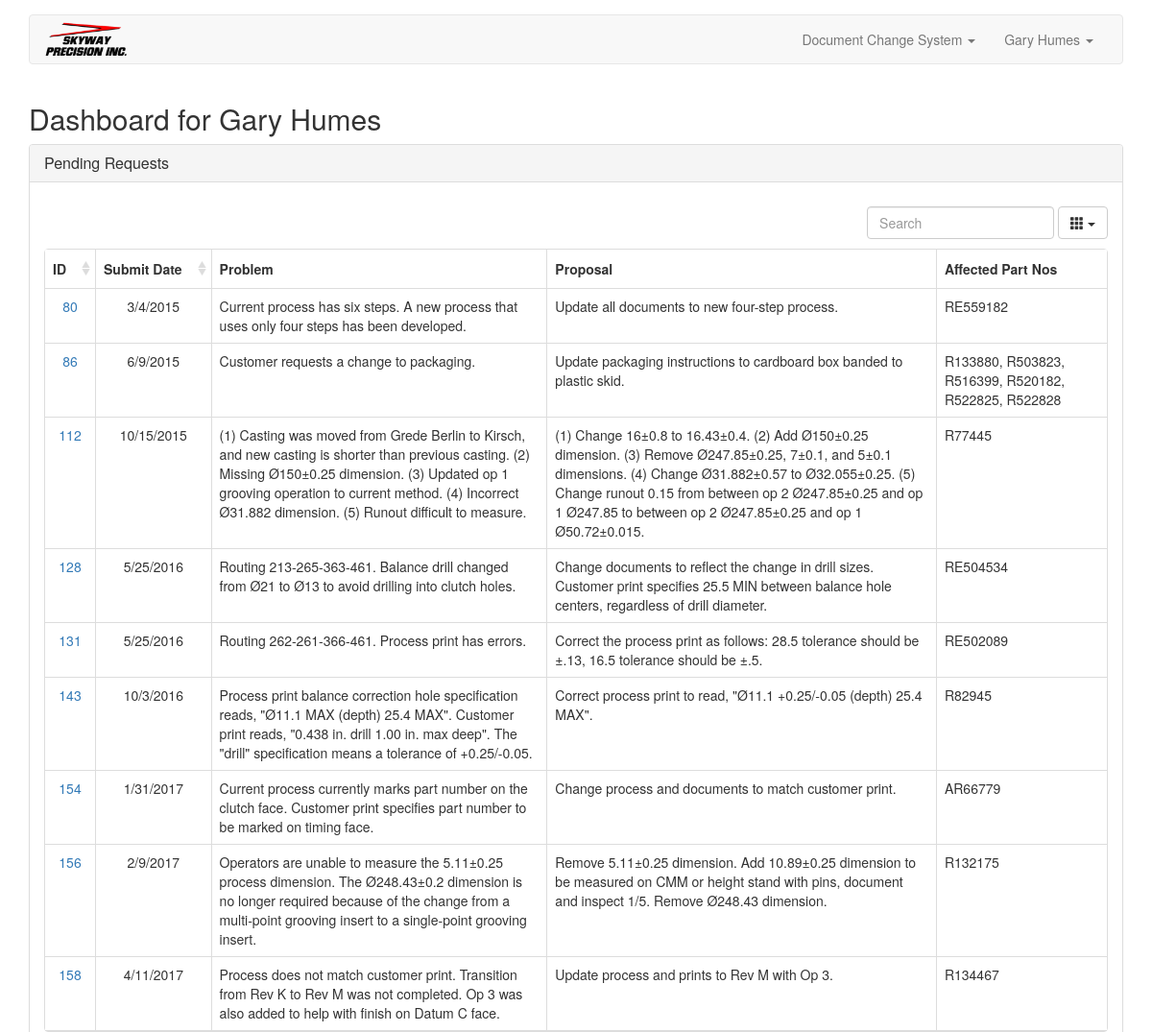
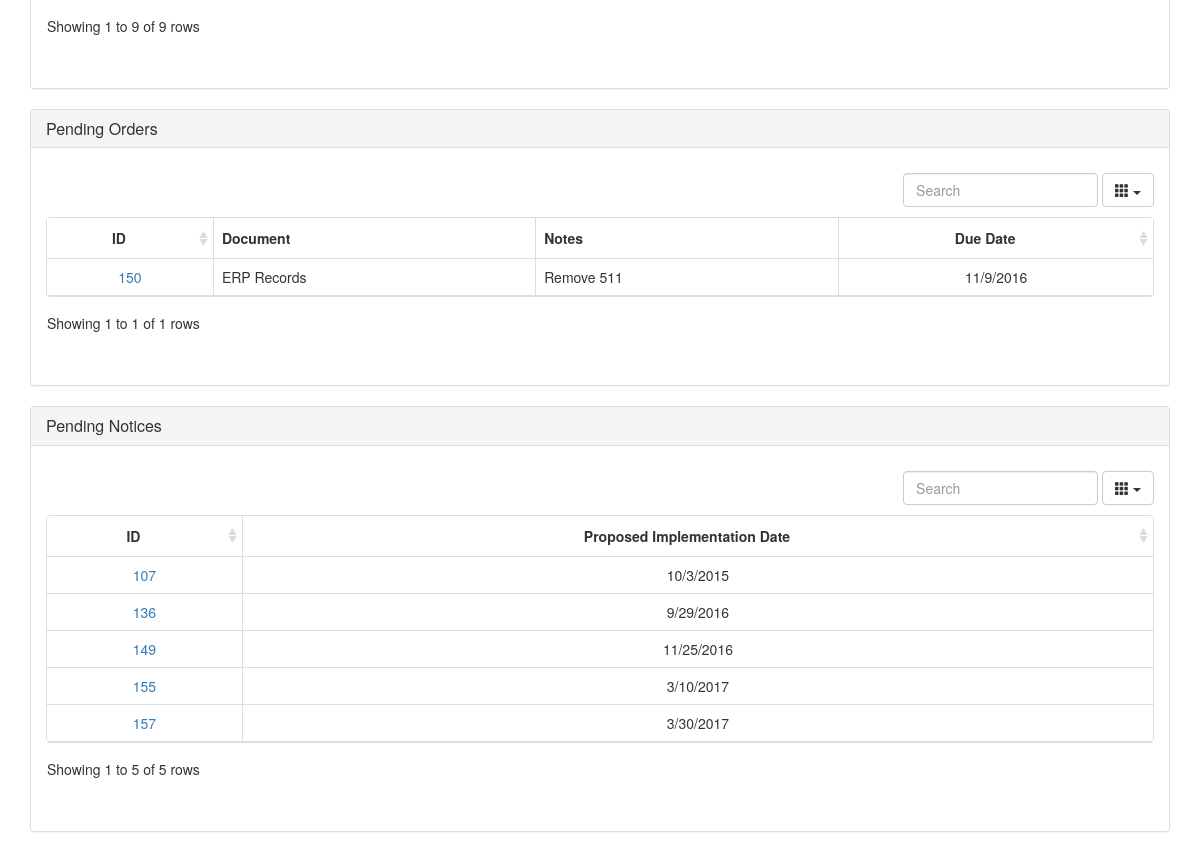
The page /dashboard/ (signed in) on the database its author committed (2 pictures, top to bottom).
### tables this page shows
CREATE TABLE 'doc_changes' (
  id INTEGER PRIMARY KEY AUTOINCREMENT,
  status_id INTEGER NOT NULL,
  submit_date TEXT NOT NULL,
  submit_by TEXT NOT NULL,
  problem_desc TEXT NOT NULL,
  proposal_desc TEXT NOT NULL,
  proposed_implement_date TEXT NOT NULL,
  actual_implement_date TEXT
);

CREATE TABLE "order" (
	`id`	INTEGER PRIMARY KEY AUTOINCREMENT,
	`doc_change_id`	INTEGER NOT NULL,
	`document_type_id`	INTEGER NOT NULL,
	`notes`	TEXT,
	`responsible_name`	TEXT NOT NULL,
	`responsible_email`	TEXT NOT NULL,
	`due_date`	TEXT NOT NULL,
	`sent_date`	TEXT,
	`completed_date`	TEXT,
	`new_revision`	TEXT
);

CREATE TABLE 'document_types' (
    id INTEGER PRIMARY KEY AUTOINCREMENT,
    document_name TEXT NOT NULL
);

### doc_change.py (the view)
@app.route('/dashboard/')
def show_dashboard():
    error = None
    if not session['logged_in'] or not session['can_view_doc']:
        abort(401)
    query = """
            SELECT [doc_changes].[id],
                   [doc_changes].[submit_date],
                   [doc_changes].[problem_desc],
                   [doc_changes].[proposal_desc],
                   GROUP_CONCAT ([affected_parts].[part_no], ", ") AS [part_nos]
            FROM   [doc_changes]
                   INNER JOIN [request] ON [request].[doc_change_id] = [doc_changes].[id]
                   INNER JOIN [affected_parts] ON [affected_parts].[doc_change_id] = [doc_changes].[id]
            WHERE  ([doc_changes].[status_id] = 1)
                   AND ([request].[stakeholder_name] = ?)
            GROUP  BY [doc_changes].[id];
            """
    args = [session['name']]
    req_results = query_db(query, args)
    query = """
            SELECT [order].[doc_change_id],
                   [document_types].[document_name],
                   [order].[notes],
                   [order].[due_date]
            FROM   [order]
                   INNER JOIN [document_types] ON [document_types].[id] = [order].[document_type_id]
            WHERE  ([order].[responsible_name] = ?)
                   AND ([order].[completed_date] = "");
            """
    args = [session['name']]
    ord_results = query_db(query, args)
    query = """
            SELECT [doc_changes].[id],
                   [doc_changes].[proposed_implement_date]
            FROM   [doc_changes]
                   INNER JOIN [notice] ON [notice].[doc_change_id] = [doc_changes].[id]
            WHERE  ([notice].[authorize_name] = ?)
                   AND ([notice].[authorize_date] = "")
            GROUP  BY [doc_changes].[id];
            """
    args = [session['name']]
    ntc_results = query_db(query, args)
    return render_template('dashboard.html', error=error, req_results=req_results, ord_results=ord_results,
                           ntc_results=ntc_results)

### doc_change.py (called while the page is built)
def connect_db():
    con = sqlite3.connect(app.config['DATABASE'])
    con.row_factory = sqlite3.Row
    return con

def get_db():
    if not hasattr(g, 'sqlite_db'):
        g.sqlite_db = connect_db()
    return g.sqlite_db

def query_db(query, args=(), one=False):
    cur = get_db().execute(query, args)
    rv = cur.fetchall()
    cur.close()
    return (rv[0] if rv else None) if one else rv

### templates/dashboard.html (shortened to what this page needs)
{% extends "layout.html" %}
{% block body %}
    <div class="container">
        <h2>Dashboard for {{ session.name }}</h2>
    </div>
    <div class="container">
        <div class="panel panel-default">
            <div class="panel-heading">
                <h4 class="panel-title">Pending Requests</h4>
            </div>
            <div class="panel-body">
                <div class="table table-responsive">
                    <table data-toggle="table" data-search="true" data-show-columns="true" data-pagination="true">
                        <thead>
                        <tr>
                            <th data-sortable="true" data-align="center">ID</th>
                            <th data-sortable="true" data-align="center">Submit Date</th>
                            <th data-sortable="false" data-align="left">Problem</th>
                            <th data-sortable="false" data-align="left">Proposal</th>
                            <th data-sortable="false" data-align="left">Affected Part Nos</th>
                        </tr>
                        </thead>
                        <tbody>
                        {% for row in req_results %}
                            <tr>
                                <td>
                                    <a href="{{ url_for('show_doc_change', doc_change_id = row['id']) }}">{{ row['id'] }}</a>
                                </td>
                                <td>{{ row['submit_date'] }}</td>
                                <td>{{ row['problem_desc'] }}</td>
                                <td>{{ row['proposal_desc'] }}</td>
                                <td>{{ row['part_nos'] }}</td>
                            </tr>
                        {% endfor %}
                        </tbody>
                    </table>
                </div>
            </div>
        </div>
        <div class="panel panel-default">
            <div class="panel-heading">
                <h4 class="panel-title">Pending Orders</h4>
            </div>
            <div class="panel-body">
                <div class="table table-responsive">
                    <table data-toggle="table" data-search="true" data-show-columns="true" data-pagination="true">
                        <thead>
                        <tr>
                            <th data-sortable="true" data-align="center">ID</th>
                            <th data-sortable="false" data-align="left">Document</th>
                            <th data-sortable="false" data-align="left">Notes</th>
                            <th data-sortable="true" data-align="center">Due Date</th>
                        </tr>
                        </thead>
                        <tbody>
                        {% for row in ord_results %}
                            <tr>
                                <td>
                                    <a href="{{ url_for('show_doc_change', doc_change_id = row['doc_change_id']) }}">{{ row['doc_change_id'] }}</a>
                                </td>
                                <td>{{ row['document_name'] }}</td>
                                <td>{{ row['notes'] }}</td>
                                <td>{{ row['due_date'] }}</td>
                            </tr>
                        {% endfor %}
                        </tbody>
                    </table>
                </div>
            </div>
        </div>
        <div class="panel panel-default">
            <div class="panel-heading">
                <h4 class="panel-title">Pending Notices</h4>
            </div>
            <div class="panel-body">
                <div class="table table-striped table-responsive">
                    <table data-toggle="table" data-search="true" data-show-columns="true" data-pagination="true">
                        <thead>
                        <tr>
                            <th data-sortable="true" data-align="center">ID</th>
                            <th data-sortable="true" data-align="center">Proposed Implementation Date</th>
                        </tr>
                        </thead>
                        <tbody>
                        {% for row in ntc_results %}
                            <tr>
                                <td>
                                    <a href="{{ url_for('show_doc_change', doc_change_id = row['id']) }}">{{ row['id'] }}</a>
                                </td>
                                <td>{{ row['proposed_implement_date'] }}</td>
                            </tr>
                        {% endfor %}
                        </tbody>
                    </table>
                </div>
            </div>
        </div>
    </div>
{% endblock %}

### templates/layout.html (shortened to what this page needs)
<!doctype html>
<html lang="en">
<head>
    <link rel="stylesheet" type="text/css" href="{{ url_for('static', filename='css/bootstrap.min.css') }}">
    <link rel="stylesheet" type="text/css" href="{{ url_for('static', filename='css/bootstrap-datepicker3.css') }}">
    <link rel="stylesheet" href="{{ url_for('static', filename='css/ie10-viewport-bug-workaround.css') }}">
    <link rel="stylesheet" type=text/css href="{{ url_for('static', filename='css/style.css') }}">
    <link rel="stylesheet" type="text/css" href="{{ url_for('static', filename='css/bootstrap-table.min.css') }}">
</head>
<body>
<div class="container">
    <nav class="navbar navbar-default">
        <div class="container-fluid">
            <div class="navbar-header">
                <a class="navbar-brand" href="{{ url_for('show_start') }}">
                    <img src="{{ url_for('static', filename='images/logo.png') }}" alt="Document Change System">
                </a>
            </div>
            <div id="navbar" class="navbar-collapse collapse">
                <ul class="nav navbar-nav navbar-right">
                    <li class="dropdown">
                        <a href="{{ url_for('show_start') }}" class="dropdown-toggle" data-toggle="dropdown"
                           role="button"
                           aria-haspopup="true" aria-expanded="false">Document Change System <span class="caret"></span></a>
                    </li>
                    {% if not session.logged_in %}
                        <li><a href="{{ url_for('show_login') }}">Log In</a></li>
                    {% else %}
                        <li class="dropdown">
                            <a href="#" class="dropdown-toggle" data-toggle="dropdown" role="button"
                               aria-haspopup="true" aria-expanded="false">{{ session.name }} <span class="caret"></span></a>
                        </li>
                    {% endif %}
                </ul>
            </div>
        </div>
    </nav>
</div>
{% block body %}{% endblock %}
</body>
</html>

### static/css/style.css (style rules this page uses)
.navbar { margin-top: 15px; margin-bottom: 20px; }
.navbar-brand { padding: 0px; }
.navbar-brand > img { height: 100%; padding: 7px 15px; width: auto; }

### rows shown on the page
doc_changes: id "80", submit_date "3/4/2015", problem_desc "Current process has six steps. A new process that uses only four steps has been developed.", proposal_desc "Update all documents to new four-step process.", part_nos "RE559182"
doc_changes: id "86", submit_date "6/9/2015", problem_desc "Customer requests a change to packaging.", proposal_desc "Update packaging instructions to cardboard box banded to plastic skid.", part_nos "R133880, R503823, R516399, R520182, R522825, R522828"
doc_changes: id "112", submit_date "10/15/2015", problem_desc "(1) Casting was moved from Grede Berlin to Kirsch, and new casting is shorter than previous casting. (2) Missing Ø150±0.25 dimension. (3) Updated op 1 grooving operation to current method. (4) Incorrect Ø31.882 dimension. (5) Runout difficult to measure.", proposal_desc "(1) Change 16±0.8 to 16.43±0.4. (2) Add Ø150±0.25 dimension. (3) Remove Ø247.85±0.25, 7±0.1, and 5±0.1 dimensions. (4) Change Ø31.882±0.57 to Ø32.055±0.25. (5) Change runout 0.15 from between op 2 Ø247.85±0.25 and op 1 Ø247.85 to between op 2 Ø247.85±0.25 and op 1 Ø50.72±0.015.", part_nos "R77445"
doc_changes: id "128", submit_date "5/25/2016", problem_desc "Routing 213-265-363-461. Balance drill changed from Ø21 to Ø13 to avoid drilling into clutch holes.", proposal_desc "Change documents to reflect the change in drill sizes. Customer print specifies 25.5 MIN between balance hole centers, regardless of drill diameter.", part_nos "RE504534"
doc_changes: id "131", submit_date "5/25/2016", problem_desc "Routing 262-261-366-461. Process print has errors.", proposal_desc "Correct the process print as follows: 28.5 tolerance should be ±.13, 16.5 tolerance should be ±.5.", part_nos "RE502089"
doc_changes: id "143", submit_date "10/3/2016", problem_desc "Process print balance correction hole specification reads, \"Ø11.1 MAX (depth) 25.4 MAX\". Customer print reads, \"0.438 in. drill 1.00 in. max deep\". The \"drill\" specification means a tolerance of +0.25/-0.05.", proposal_desc "Correct process print to read, \"Ø11.1 +0.25/-0.05 (depth) 25.4 MAX\".", part_nos "R82945"
doc_changes: id "154", submit_date "1/31/2017", problem_desc "Current process currently marks part number on the clutch face. Customer print specifies part number to be marked on timing face.", proposal_desc "Change process and documents to match customer print.", part_nos "AR66779"
doc_changes: id "156", submit_date "2/9/2017", problem_desc "Operators are unable to measure the 5.11±0.25 process dimension. The Ø248.43±0.2 dimension is no longer required because of the change from a multi-point grooving insert to a single-point grooving insert.", proposal_desc "Remove 5.11±0.25 dimension. Add 10.89±0.25 dimension to be measured on CMM or height stand with pins, document and inspect 1/5. Remove Ø248.43 dimension.", part_nos "R132175"
doc_changes: id "158", submit_date "4/11/2017", problem_desc "Process does not match customer print. Transition from Rev K to Rev M was not completed. Op 3 was also added to help with finish on Datum C face.", proposal_desc "Update process and prints to Rev M with Op 3.", part_nos "R134467"
order: doc_change_id "150", document_name "ERP Records", notes "Remove 511", due_date "11/9/2016"
doc_changes: id "107", proposed_implement_date "10/3/2015"
doc_changes: id "136", proposed_implement_date "9/29/2016"
doc_changes: id "149", proposed_implement_date "11/25/2016"
doc_changes: id "155", proposed_implement_date "3/10/2017"
doc_changes: id "157", proposed_implement_date "3/30/2017"

### other values the page prints
{{ session.name }} "Gary Humes"
